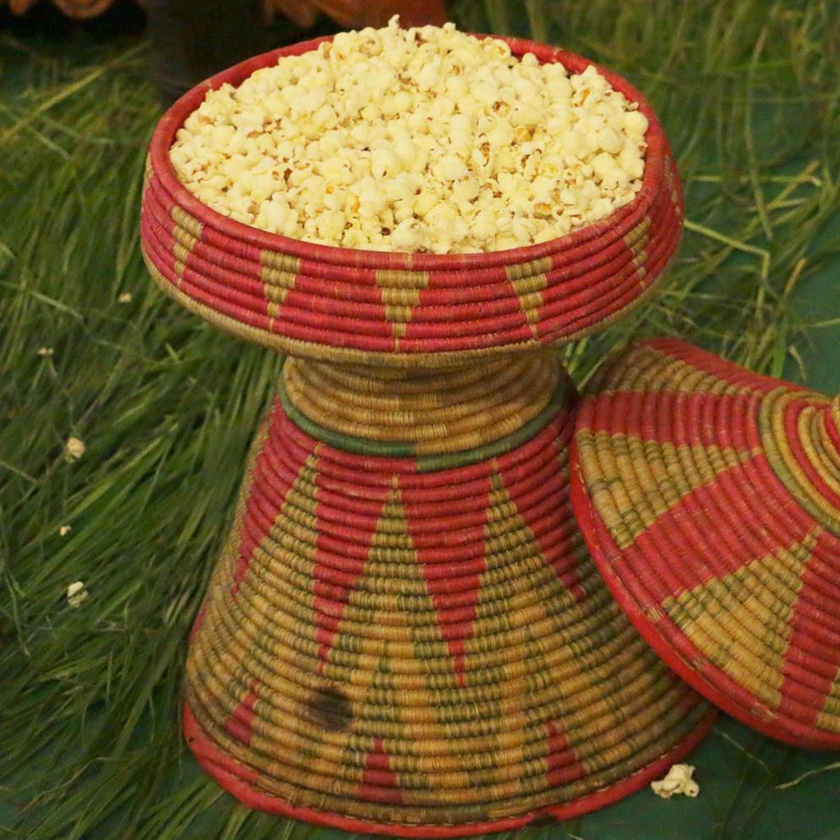
#> input picture palomas.png, 840 x 840 px, shrunk from 1000 x 1000 before the run
$ jupyter execute InterferometrySimulator.ipynb   (shell and % lines are left out)
#> lines starting #> are read from the running program, lines starting #| are printed output that depends on the picture; after the words box and inside, x2 and y2 are one past the last pixel; in counts of white or black regions, pixels touching at a corner belong together; long printed decimals are rounded
### intsim.py
import matplotlib.pyplot as plt
import numpy as np

def intsim(ant,freq,myres,EW=False,PointSource=False,filein="palomas.png"):
    in_img=plt.imread(filein)[:,:,0]
    if PointSource:
        t = np.linspace(-500, 500, 1000)
        bump = np.exp(-0.0005*t**2)
        bump = bump / np.trapz(bump) # normalize the integral to 1
        kernel = bump[:, np.newaxis] * bump[np.newaxis, :]
        in_img=kernel
    if in_img.shape[0]!=in_img.shape[1]:
        print("Error: Input image must have equal number of rows and colums")
        print("Current size = ",in_img.shape)

    width=in_img.shape[0]

    if ant<=1:
        ant=2
        print("Number of antennae must be between 2 and 50")
        print("You have 2 antennae now") # avoid single-antenna observations
    if ant>50:
        ant=50
        print("Number of antennae must be between 2 and 50")
        print("You have 50 antennae now") # we only have 50 available antennae

    if myres < 1:
        print("Resolution cannot be smaller than 1 px")
        print("Resolution automatically set to 1 px")
        myres=1.
    if myres >= width:
        myres=width-1
        print("Resolution cannot be greater or equal to width")
        print("Resolution automatically set to width-1: ",width-1)

    AA=np.loadtxt("almapos.txt")
    almal_x=AA[0,:ant]
    almal_y=AA[1,:ant]
    # get max baseline in original array (between 0 and 1)
    # this ensures that the max baseline is scaled to one

    wavel=3e8/freq
    bmax=wavel*width/2
    print("Max. baseline =",bmax,"m")

# Antenna position adjustment to fit max. baseline
    dx=almal_x-almal_x.min()
    dy=almal_y-almal_y.min()
    dmax=np.max([dx.max(),dy.max()])
    dnx=dx/dmax
    dny=dy/dmax
    x=bmax*dnx
    y=bmax*dny
    lx=np.zeros((ant,ant))
    ly=np.zeros((ant,ant))

    if EW :
        x=np.linspace(0,1,ant)*bmax
        y=np.zeros(ant)

    # calculate relative positions between antennae (baselines for the visibilities)
    for i in range(ant):
        for j in range(ant):
            lx[i,j]=(x[i]-x[j])
            ly[i,j]=(y[i]-y[j])

    # remember that x and y are swapped in imshow
    u=ly/wavel      # u values in wavenumber
    v=lx/wavel      # v values in wavenumber
    re_u=np.reshape(u,(len(x)**2),order='F') #reshape u into linear form
    re_v=np.reshape(v,(len(y)**2),order='F')


    ore_u=re_u/myres
    ore_v=re_v/myres


    # UV gridding
    # create an empty matrix same size as in image for multiplying with fft of true sky image
    # this acts as a mask in fourier space (resolution of exactly 1 px)
    obs_uv_matrix=np.zeros(in_img.shape)
    for k in range(len(ore_u)):
        int_u=int((ore_u)[k])
        int_v=int((ore_v)[k])
        obs_uv_matrix[int_u,int_v]=1.0

    obs_uv_matrix[0,0]=0.0
    print('Available uv grid points:',(obs_uv_matrix>0).sum(),'Total visibilities:',ant*(ant-1))


    maxuv=np.max([ore_u.max(),ore_v.max()])

    angres=(1/maxuv)*(180/np.pi)
    print("Current angular resolution =",angres,"deg")
#    print("Angular size in the sky=",angres*width,"deg") # needs work
    print("Max. baseline for selected resolution =",wavel*maxuv,"m")

    # Transform image to Fourier space, then multiply with uv mask and then apply the inverse FFT to reconstruct image

    fft_img=np.fft.fft2(in_img)              #This is the complex visibility from a complete and ideal array from u,v =0,0 outward.
    observed=fft_img*obs_uv_matrix           #Observed complex visibility. Combines ideal visibility with the observed uv points, removing those not seen by the selected array configuration.
    ifft_img=np.fft.ifft2(observed)          #inverse FFTs the observed visibility
    real_ifft_img=ifft_img.real              #Takes real part only for plotting


    f, axarr = plt.subplots(2, 3, figsize=(16,10));
    axarr[0,0].imshow(in_img,cmap='hot');
    axarr[0,0].set_title('Original')

    axarr[0,1].scatter(x*wavel*maxuv/bmax,y*wavel*maxuv/bmax,s=100);
    axarr[0,1].set_xlabel("x (m)");
    axarr[0,1].set_ylabel("y (m)");
    axarr[0,1].axis("equal");
    axarr[0,1].set_title('Antenna array')

    axarr[0,2].plot(ore_u.astype(int),ore_v.astype(int),'.',color='red');
    axarr[0,2].set_xlabel('Gridded u [k$\lambda$]',size='10');
    axarr[0,2].set_ylabel('Gridded v [k$\lambda$]',size='10');
    axarr[0,2].set_title('Gridded visibilities')


    with np.errstate(divide='ignore',invalid='ignore'):
        axarr[1,0].imshow(np.log10(np.abs(fft_img.real)),cmap='Reds');
    axarr[1,0].set_xlim(0,500);
    axarr[1,0].set_ylim(0,500);
    axarr[1,0].set_title('FT of original')


    axarr[1,1].plot(ore_u.astype(int),ore_v.astype(int),'.',color='red'); # mask
    axarr[1,1].set_xlim(0,500);
    axarr[1,1].set_ylim(0,500);
    axarr[1,1].set_xlabel('Gridded u [k$\lambda$]',size='10');
    axarr[1,1].set_ylabel('Gridded v [k$\lambda$]',size='10');
    axarr[1,1].set_title('Gridded visibilities')

    axarr[1,2].imshow(real_ifft_img,cmap='hot');
    axarr[1,2].set_title('Reconstructed image')

### InterferometrySimulator.ipynb
[cell 1]
import matplotlib.pyplot as plt
import numpy as np

[cell 2]
filenamein="palomas.png"
in_img=plt.imread(filenamein)[:,:,0]
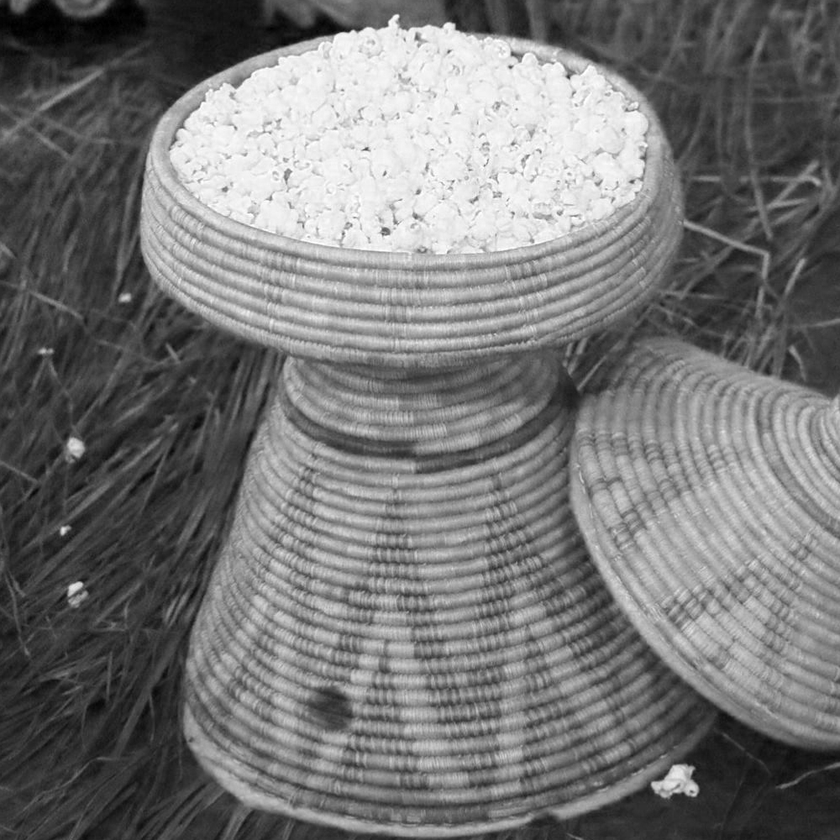
#> in_img: shape (840, 840) float32; min 0, max 1, mean 0.463
width=in_img.shape[0]
#> width = 840
plt.imshow(in_img);

[cell 3]
AA=np.loadtxt("almapos.txt")

[cell 4]
ant = 50 # number of antennae, must be between 2 and 50

[cell 5]
almal_x=AA[0,:ant]
almal_y=AA[1,:ant]

[cell 6]
freq=1e9      # Frequency 6M 9G 12T in Hz
wavel=3e8/freq
bmax=wavel*width/2
#> bmax = 126
print("Max. baseline =",bmax,"m")
#| Max. baseline = 126.0 m

[cell 7]
# Antenna position adjustment to fit max. baseline
dx=almal_x-almal_x.min()
dy=almal_y-almal_y.min()
dmax=np.max([dx.max(),dy.max()])
dnx=dx/dmax
dny=dy/dmax
x=bmax*dnx
y=bmax*dny

[cell 8]
plt.figure(figsize=(5,5))
plt.scatter(x,y)
plt.xlabel("x (m)")
plt.ylabel("y (m)")
plt.axis("equal");

[cell 9]
lx=np.zeros((ant,ant))
ly=np.zeros((ant,ant))

# calculate relative positions between antennae (baselines for the visibilities)
for i in range(ant):
    for j in range(ant):
        lx[i,j]=(x[i]-x[j])
        ly[i,j]=(y[i]-y[j])
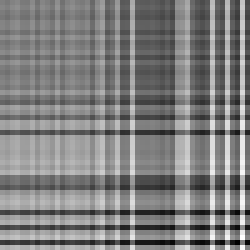
#> lx: shape (50, 50) float64 (shown 5 times larger); min -126, max 126, mean 0; drawn with min black and max white
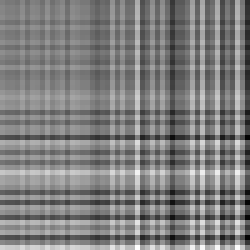
#> ly: shape (50, 50) float64 (shown 5 times larger); min -126, max 126, mean 0; drawn with min black and max white

[cell 10]
# remember that x and y are swapped in imshow
u=ly/wavel      # u values in wavenumber
v=lx/wavel      # v values in wavenumber
re_u=np.reshape(u,(len(x)**2),order='F') #reshape u into linear form
re_v=np.reshape(v,(len(y)**2),order='F')

[cell 11]
myres=10.

[cell 12]
ore_u=re_u/myres
ore_v=re_v/myres

[cell 13]
# UV gridding
# create an empty matrix same size as in image for multiplying with fft of true sky image
# this acts as a mask in fourier space (resolution of exactly 1 px)
obs_uv_matrix=np.zeros(in_img.shape)
for k in range(len(ore_u)):
    int_u=int((ore_u)[k])
    int_v=int((ore_v)[k])
    obs_uv_matrix[int_u,int_v]=1.0
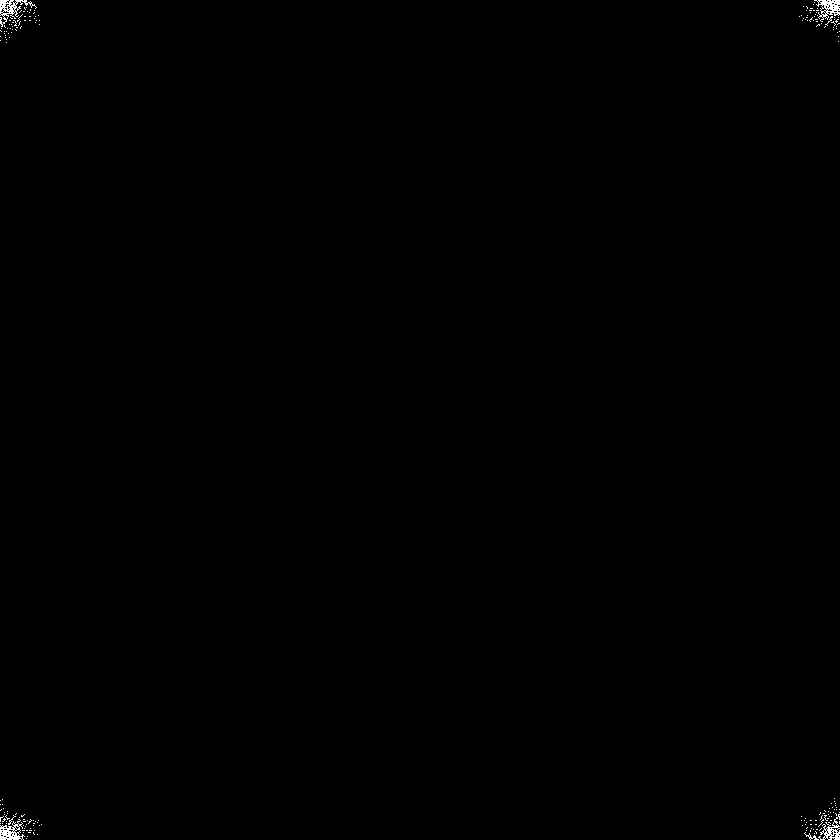
#> obs_uv_matrix: shape (840, 840) float64; values 0 (black) and 1 (white), 0.21% white in thin lines or dots

obs_uv_matrix[0,0]=0.0
print('Available uv grid points:',(obs_uv_matrix>0).sum(),'Total visibilities:',ant*(ant-1))

[cell 14]
plt.figure(figsize=[4,4])
plt.plot(ore_u,ore_v,'.',color='orange')
plt.xlabel('u [k$\lambda$]',size='10')
plt.ylabel('v [k$\lambda$]',size='10')
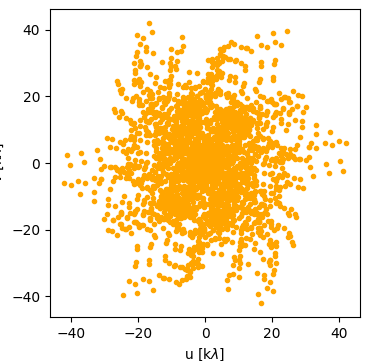
#> figure drawn by matplotlib, 1 panel

[cell 15]
plt.figure(figsize=[4,4])
plt.plot(ore_u.astype(int),ore_v.astype(int),'.',color='orange')
plt.xlabel('Gridded u [k$\lambda$]',size='10')
plt.ylabel('Gridded v [k$\lambda$]',size='10')
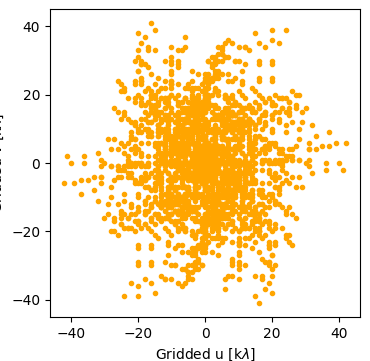
#> figure drawn by matplotlib, 1 panel

[cell 16]
maxuv=np.max([ore_u.max(),ore_v.max()])
#> maxuv = 42

[cell 17]
angres=(1/maxuv)*(180/np.pi)
#> angres = 1.36
print("Current angular resolution =",angres,"deg")
#| Current angular resolution = 1.364 deg
print("Angular size in the sky=",angres*width,"deg") # needs work
#| Angular size in the sky= 1145.916 deg
print("Max. baseline for selected resolution =",wavel*maxuv,"m")
#| Max. baseline for selected resolution = 12.6 m

[cell 18]
plt.figure(figsize=[10,10])
plt.imshow(obs_uv_matrix); # mask
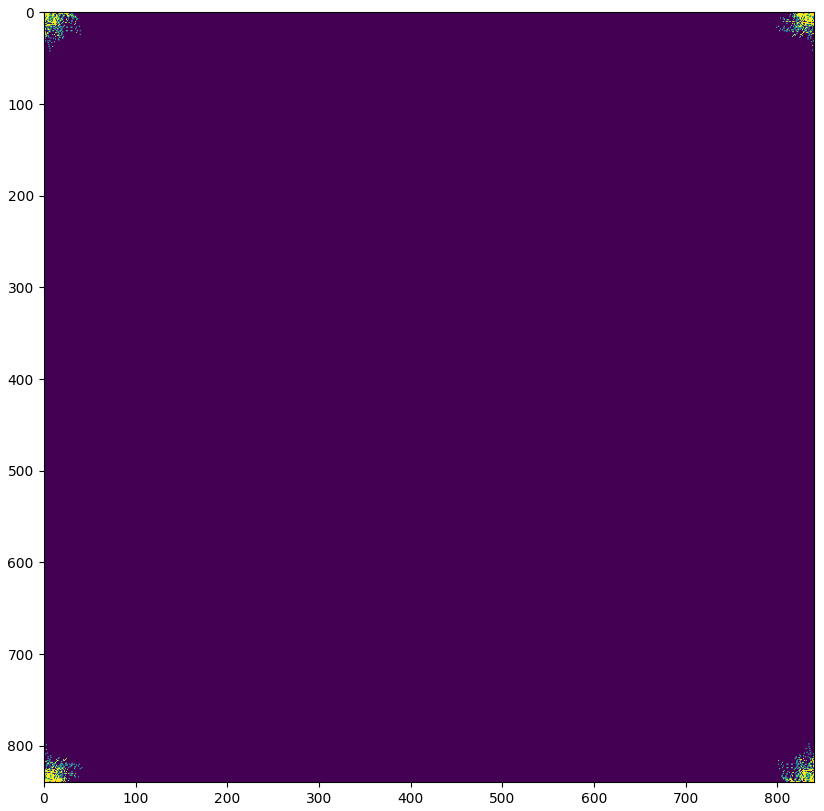
#> figure drawn by matplotlib, 1 panel

[cell 19]
    # Transform image to Fourier space, then multiply with uv mask and then apply the inverse FFT to reconstruct image

fft_img=np.fft.fft2(in_img)              #This is the complex visibility from a complete and ideal array from u,v =0,0 outward.
observed=fft_img*obs_uv_matrix           #Observed complex visibility. Combines ideal visibility with the observed uv points, removing those not seen by the selected array configuration.
ifft_img=np.fft.ifft2(observed)          #inverse FFTs the observed visibility
real_ifft_img=ifft_img.real              #Takes real part only for plotting
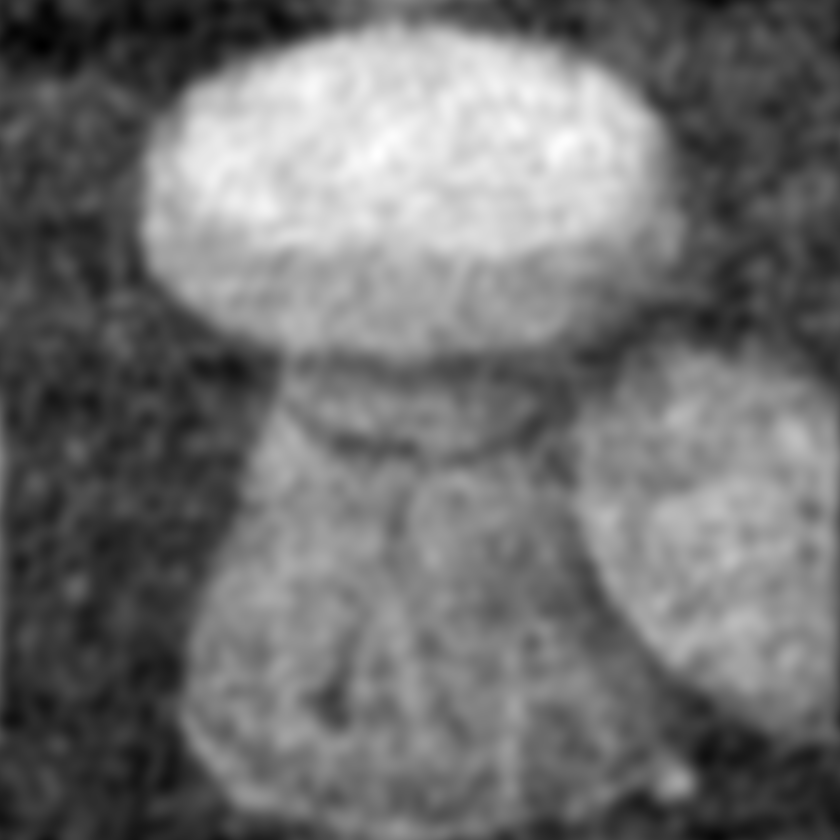
#> real_ifft_img: shape (840, 840) float64; min -0.463, max 0.585, mean 1.19e-17; drawn with min black and max white
plt.imshow(real_ifft_img);
#plt.xlim(0,100)
#plt.ylim(0,100)

[cell 20]
plt.imshow(np.log10(np.abs(fft_img.real)))
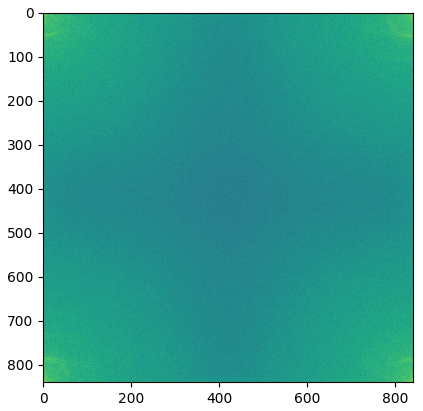
#> figure drawn by matplotlib, 1 panel

[cell 21]
obs_uv_matrix=np.ones(in_img.shape)      #Full uv coverage
fft_img=np.fft.fft2(in_img)              #This is the complex visibility from a complete and ideal array from u,v =0,0 outward.
observed=fft_img*obs_uv_matrix           #Observed complex visibility. Combines ideal visibility with the observed uv points, removing those not seen by the selected array configuration.
ifft_img=np.fft.ifft2(observed)          #inverse FFTs the observed visibility
real_ifft_img=ifft_img.real              #Takes real part only for plotting
plt.imshow(real_ifft_img)   ;            #Show observed version of input image.

[cell 22]
from intsim import intsim

[cell 23]
intsim(50,1e9,2,PointSource=True)
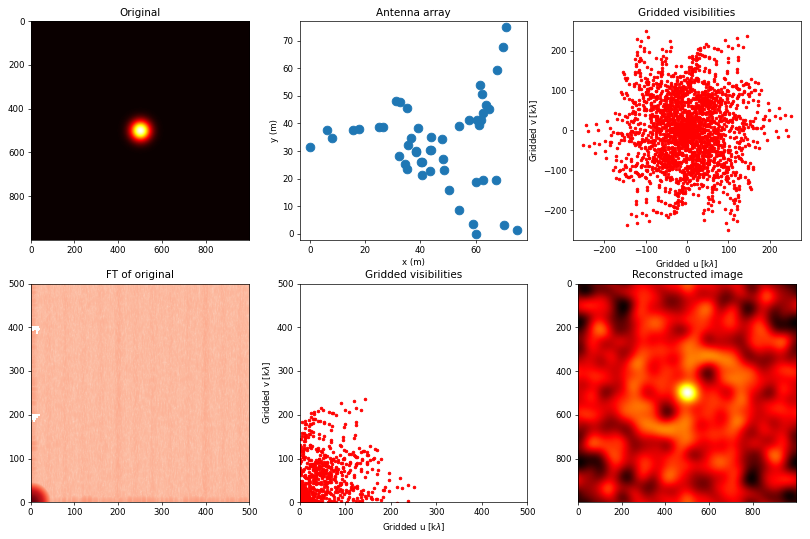
#> figure drawn by matplotlib, 6 panels

$ run again, with Dog.png copied over palomas.png
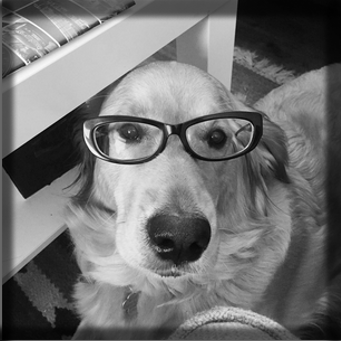
#> input picture Dog.png, 341 x 341 px
#| Max. baseline = 51.15 m
#> after the loop `for k in range(len(ore_u)):`:
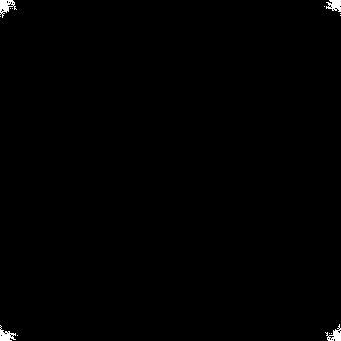
#> obs_uv_matrix: shape (341, 341) float64; values 0 (black) and 1 (white), 0.45% white; 13 white regions (9 under 20 px), largest, box (x1, y1, x2, y2) and area: (0, 0, 17, 18) 147, (0, 325, 16, 341) 128, (326, 0, 341, 12) 124, (325, 324, 341, 341) 121
#| Current angular resolution = 3.360 deg
#| Angular size in the sky= 1145.916 deg
#| Max. baseline for selected resolution = 5.115 m
#> `[cell 20] plt.imshow(np.log10(np.abs(fft_img.real)))`:
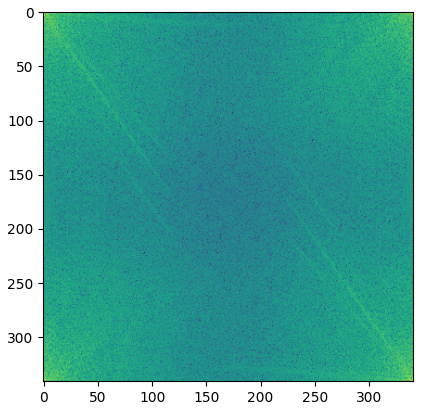
#> figure drawn by matplotlib, 1 panel
